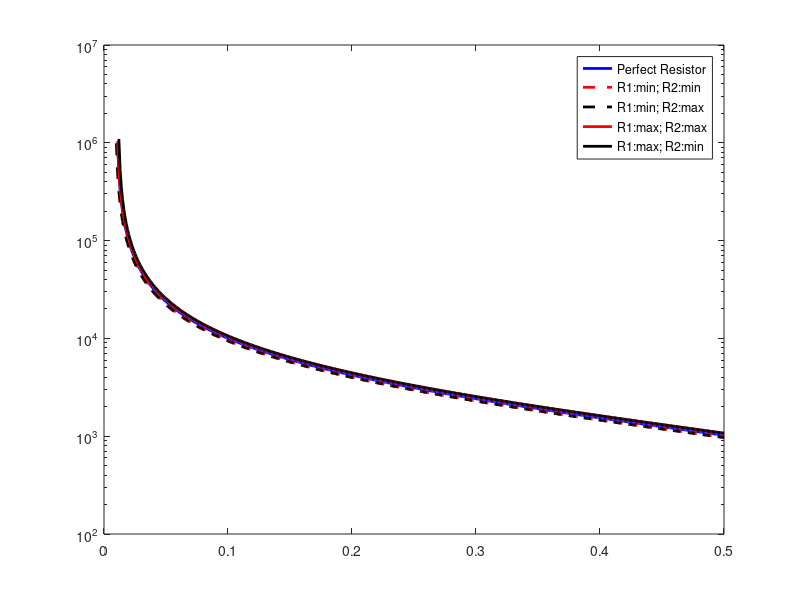

MATLAB code for this plot: (Note: this script raises an error after producing the figure.)
clear

R1 = 1e3;
R2 = 100e3;
R1_Max = R1*(1+0.05);
R1_Min = R1*(1-0.05);
R2_Max = R2*(1+0.05);
R2_Min = R2*(1-0.05);

t = [0.01:0.001:0.50];

%Standard
RFSR = R1*R2*(1-t)./(t*R2-R1);
RFSR_R1min_R2min = R1_Min*R2_Min*(1-t)./(t*R2_Min-R1_Min);
RFSR_R1min_R2max = R1_Min*R2_Max*(1-t)./(t*R2_Max-R1_Min);
RFSR_R1max_R2max = R1_Max*R2_Max*(1-t)./(t*R2_Max-R1_Max);
RFSR_R1max_R2min = R1_Max*R2_Min*(1-t)./(t*R2_Min-R1_Max);

%plot
figure
semilogy(t, RFSR, '-b',...
    'DisplayName','Perfect Resistor',...
    'LineWidth',2,...
    'MarkerFaceColor','red',...
    'MarkerSize',20)

hold on

semilogy(t, RFSR_R1min_R2min, '--r',...
    'DisplayName','R1:min; R2:min',...
    'LineWidth',2,...
    'MarkerFaceColor','red',...
    'MarkerSize',20)

hold on

semilogy(t, RFSR_R1min_R2max, '--k',...
    'DisplayName','R1:min; R2:max',...
    'LineWidth',2,...
    'MarkerFaceColor','red',...
    'MarkerSize',20)

hold on
semilogy(t, RFSR_R1max_R2max, '-r',...
    'DisplayName','R1:max; R2:max',...
    'LineWidth',2,...
    'MarkerFaceColor','red',...
    'MarkerSize',20)

hold on
semilogy(t, RFSR_R1max_R2min, '-k',...
    'DisplayName','R1:max; R2:min',...
    'LineWidth',2,...
    'MarkerFaceColor','red',...
    'MarkerSize',20)

lgd = legend('show');
lgd.FontSize = 14;

axis([0.01 0.2 5e3 100e3])
set(gca,'fontsize',12)
yticks([5000 9000 10e3 13e3 20e3 50e3 100e3])
yticklabels({'5K','9K','10K','13K','20K','50K','100K'});


title('R_{FSR} vs Time Ratio t_{r1}/t_{r2} @ R2 = 100K\Omega','FontSize', 16)
xlabel('Time Ratio t_{r1}/t_{r2}', 'FontSize', 16);
ylabel('R_{FSR} (\Omega)', 'FontSize', 16);
grid on
grid minor



